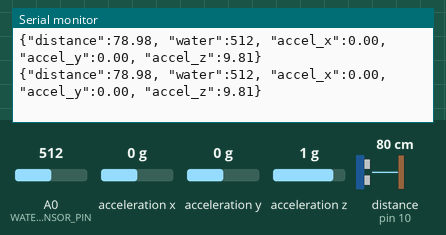
Recording of a sketch running on a simulated Arduino Uno, built with avr-gcc and run on an emulated ATmega328P. Shown: the last lines printed to the serial monitor. Wiring (inferred from the names in the program): ultrasonic range finder: trigger pin 9; echo pin 10. The inputs (shaded band) are chosen by the test bench; at power-on: acceleration x 0 g, distance to the obstacle (sensor on pin 10) 80 cm, A0 (WATER_SENSOR_PIN) = 512, acceleration y 0 g, acceleration z 1 g. The echo pulse lasts 58.3 µs per cm.

Above: at 1.8 s.
1.9 s: acceleration x set to -1.4 g
At 2.9 s:
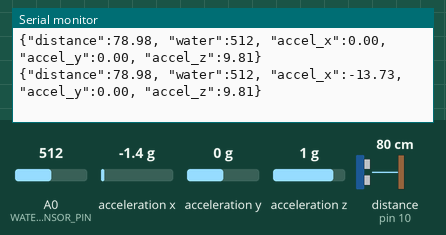
3.4 s: distance to the obstacle (sensor on pin 10) set to 2 cm
At 4.7 s:
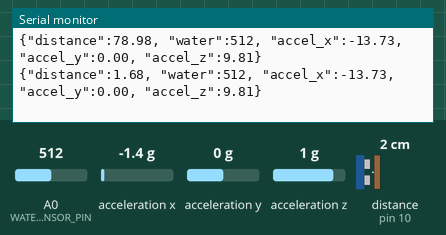
4.9 s: A0 (WATER_SENSOR_PIN) set to 716
At 5.9 s:
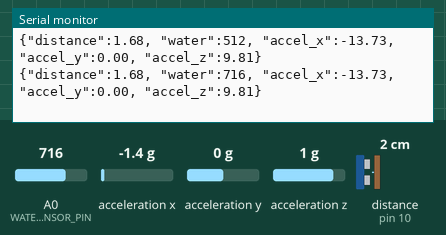
6.4 s: acceleration y set to -1.4 g
At 7.7 s:
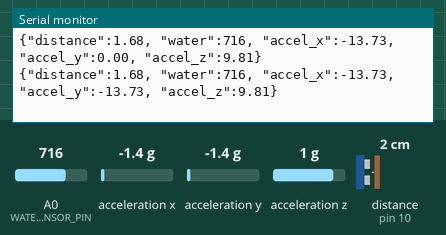
7.9 s: acceleration z set to -1.4 g
At 8.5 s:
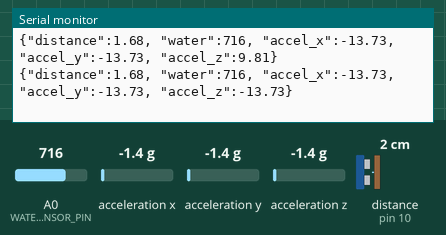
9.4 s: distance to the obstacle (sensor on pin 10) set to 4 cm
At 10.6 s:
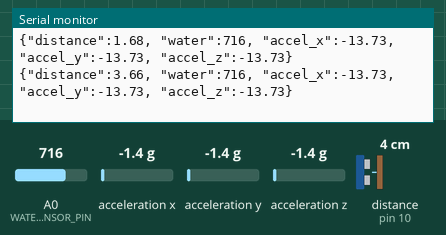
Timing chart, 0 to 11.9 s (numbered marks = the images above; inputs shaded):
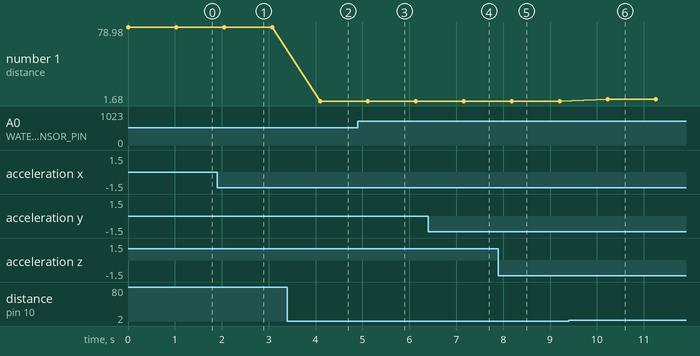

The sketch:

arduino.ino
```cpp
#include <Wire.h>
#include <Adafruit_Sensor.h>
#include <Adafruit_ADXL345_U.h>

#define TRIG_PIN 9
#define ECHO_PIN 10
#define WATER_SENSOR_PIN A0

Adafruit_ADXL345_Unified accel = Adafruit_ADXL345_Unified(12345);

void setup() {
  Serial.begin(9600);
  pinMode(TRIG_PIN, OUTPUT);
  pinMode(ECHO_PIN, INPUT);
  pinMode(WATER_SENSOR_PIN, INPUT);

  if (!accel.begin()) {
    Serial.println("ADXL345 not detected.");
    while (1);
  }
}

void loop() {
  // Distance Sensor (HC-SR04)
  digitalWrite(TRIG_PIN, LOW);
  delayMicroseconds(2);
  digitalWrite(TRIG_PIN, HIGH);
  delayMicroseconds(10);
  digitalWrite(TRIG_PIN, LOW);
  long duration = pulseIn(ECHO_PIN, HIGH);
  float distance = duration * 0.034 / 2;

  // Water Sensor
  int waterLevel = analogRead(WATER_SENSOR_PIN);

  // Accelerometer (ADXL345)
  sensors_event_t event;
  accel.getEvent(&event);
  float x = event.acceleration.x;
  float y = event.acceleration.y;
  float z = event.acceleration.z;

  // Serial Output (JSON Format)
  Serial.print("{\"distance\":"); Serial.print(distance);
  Serial.print(", \"water\":"); Serial.print(waterLevel);
  Serial.print(", \"accel_x\":"); Serial.print(x);
  Serial.print(", \"accel_y\":"); Serial.print(y);
  Serial.print(", \"accel_z\":"); Serial.print(z);
  Serial.println("}");

  delay(1000);
}
```

Measured:
- after the input at 1.9 s, the serial monitor: prints a new line after 0.15 s (image 1)
- after the input at 3.4 s, the serial monitor: prints a new line after 0.70 s (image 2)
- after the input at 4.9 s, the serial monitor: prints a new line after 0.22 s (image 3)
- after the input at 6.4 s, the serial monitor: prints a new line after 0.76 s (image 4)
- after the input at 7.9 s, the serial monitor: prints a new line after 0.28 s (image 5)
- after the input at 9.4 s, the serial monitor: prints a new line after 0.83 s (image 6)
- plotted number 1: 78.98 → 1.68 after the input at 3.4 s, 1.68 → 3.66 after the input at 9.4 s
